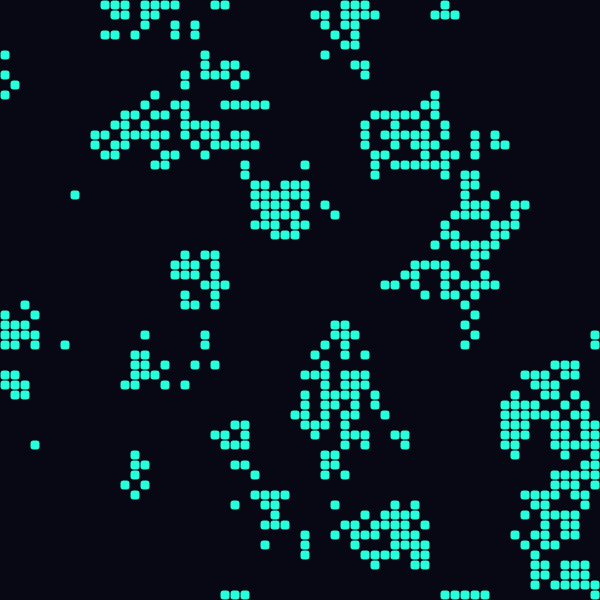
Frame 1 (no input)
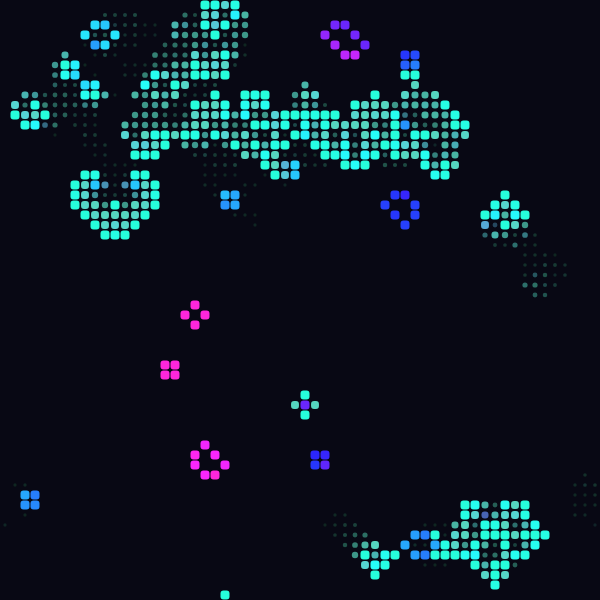
Frame 60 (no input)
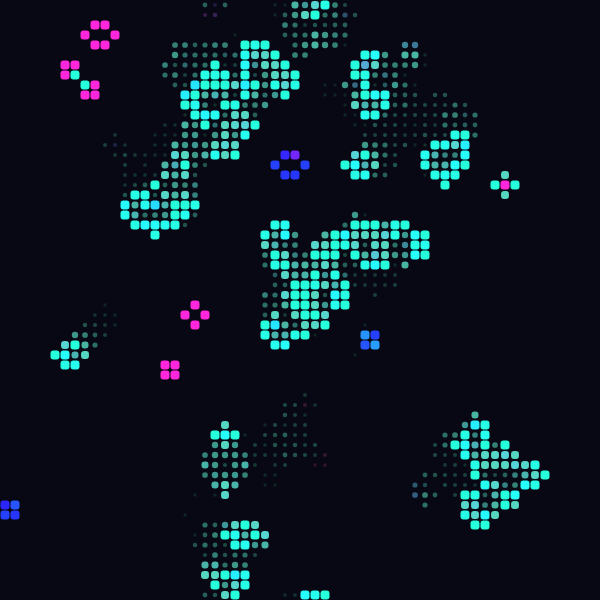
Frame 120 (the mouse pressed at the canvas centre since frame 60)

The p5.js sketch that drew these frames (run headless with seeded random() and noise() and a simulated clock; from frame 60 on, the mouse is pressed at the canvas centre):

// p5.js sketch
// ── sketch.js
/**
 * Projeto Final - Parte 1: Autômato Celular Orgânico
 * Simulação de colônias bioluminescentes com envelhecimento celular e rastro de energia.
 */

let cols;
let rows;
let resolution = 10; // Tamanho de cada célula em pixels
let grid;
let nextGrid;

function setup() {
  createCanvas(600, 600);
  colorMode(HSB, 360, 100, 100, 100);
  noStroke();
  frameRate(20); // Velocidade controlada para melhor observação da evolução

  cols = floor(width / resolution);
  rows = floor(height / resolution);

  grid = create2DArray(cols, rows);
  nextGrid = create2DArray(cols, rows);

  initGrid();
}

function draw() {
  background(240, 60, 8, 100); // Fundo escuro azul-noturno

  // Permite ao usuário desenhar novas células clicando/arrastando o mouse
  handleMouseInput();

  // Renderiza o estado atual e calcula a próxima geração
  for (let i = 0; i < cols; i++) {
    for (let j = 0; j < rows; j++) {
      let cell = grid[i][j];

      // Desenha a célula se estiver viva ou se ainda tiver energia residual (rastro)
      if (cell.state === 1 || cell.energy > 0.05) {
        drawCell(i, j, cell);
      }

      // Aplica as regras de transição para a próxima geração
      computeNextGeneration(i, j);
    }
  }

  // Atualiza a grade principal com os valores calculados
  swapGrids();
}

// Cria uma matriz 2D inicializada com objetos de célula
function create2DArray(c, r) {
  let arr = new Array(c);
  for (let i = 0; i < c; i++) {
    arr[i] = new Array(r);
    for (let j = 0; j < r; j++) {
      arr[i][j] = {
        state: 0,   // 0 = morta, 1 = viva
        age: 0,     // Tempo de vida contínuo da célula
        energy: 0   // Energia residual para suavização visual (rastro)
      };
    }
  }
  return arr;
}

// Inicializa a grade usando Perlin Noise para criar aglomerados mais naturais
function initGrid() {
  noiseSeed(millis());
  let noiseScale = 0.15;

  for (let i = 0; i < cols; i++) {
    for (let j = 0; j < rows; j++) {
      let n = noise(i * noiseScale, j * noiseScale);
      if (n > 0.52 && random(1) < 0.6) {
        grid[i][j].state = 1;
        grid[i][j].age = 1;
        grid[i][j].energy = 1.0;
      } else {
        grid[i][j].state = 0;
        grid[i][j].age = 0;
        grid[i][j].energy = 0;
      }
    }
  }
}

// Desenha cada célula com base na sua idade e energia
function drawCell(i, j, cell) {
  let x = i * resolution;
  let y = j * resolution;

  // Mapeia a idade da célula para o matiz (Hue): nasce ciano (170) e envelhece até magenta/roxo (310)
  let hueVal = map(constrain(cell.age, 1, 50), 1, 50, 170, 310);
  let satVal = cell.state === 1 ? 85 : 60;
  let briVal = map(cell.energy, 0, 1, 10, 100);

  fill(hueVal, satVal, briVal);

  // Células vivas são ligeiramente maiores e arredondadas; rastros são menores
  let sizeMod = map(cell.energy, 0, 1, resolution * 0.3, resolution * 0.9);
  let offset = (resolution - sizeMod) * 0.5;
  
  rect(x + offset, y + offset, sizeMod, sizeMod, 3);
}

// Calcula o próximo estado da célula (i, j)
function computeNextGeneration(i, j) {
  let current = grid[i][j];
  let neighbors = countAliveNeighbors(i, j);

  let nextState = current.state;
  let nextAge = current.age;
  let nextEnergy = current.energy;

  if (current.state === 0 && neighbors === 3) {
    // Reprodução: célula nasce
    nextState = 1;
    nextAge = 1;
    nextEnergy = 1.0;
  } else if (current.state === 1 && (neighbors < 2 || neighbors > 3)) {
    // Solidão ou Superpopulação: célula morre, mas mantém energia que decai aos poucos
    nextState = 0;
    nextEnergy = current.energy * 0.82;
  } else if (current.state === 1) {
    // Sobrevivência: célula envelhece e mantém energia máxima
    nextState = 1;
    nextAge = current.age + 1;
    nextEnergy = 1.0;
  } else {
    // Continua morta: decaimento gradual do rastro energético e da idade residual
    nextState = 0;
    nextEnergy = current.energy * 0.82;
    if (nextEnergy < 0.05) {
      nextEnergy = 0;
      nextAge = 0;
    }
  }

  // Decaimento espontâneo por velhice extrema (evita estruturas eternamente estáticas)
  if (nextAge > 120 && random(1) < 0.05) {
    nextState = 0;
  }

  nextGrid[i][j].state = nextState;
  nextGrid[i][j].age = nextAge;
  nextGrid[i][j].energy = nextEnergy;
}

// Conta vizinhos vivos usando bordas toroidais (wrap-around)
function countAliveNeighbors(x, y) {
  let sum = 0;
  for (let i = -1; i <= 1; i++) {
    for (let j = -1; j <= 1; j++) {
      if (i === 0 && j === 0) continue;
      let col = (x + i + cols) % cols;
      let row = (y + j + rows) % rows;
      sum += grid[col][row].state;
    }
  }
  return sum;
}

// Transfere os dados de nextGrid para grid sem realocar memória desnecessariamente
function swapGrids() {
  for (let i = 0; i < cols; i++) {
    for (let j = 0; j < rows; j++) {
      grid[i][j].state = nextGrid[i][j].state;
      grid[i][j].age = nextGrid[i][j].age;
      grid[i][j].energy = nextGrid[i][j].energy;
    }
  }
}

// Interação com o mouse: permite "pintar" vida na grade
function handleMouseInput() {
  if (mouseIsPressed && mouseX >= 0 && mouseX < width && mouseY >= 0 && mouseY < height) {
    let mx = floor(mouseX / resolution);
    let my = floor(mouseY / resolution);

    // Ativa uma pequena vizinhança 3x3 ao redor do cursor
    for (let i = -1; i <= 1; i++) {
      for (let j = -1; j <= 1; j++) {
        let col = (mx + i + cols) % cols;
        let row = (my + j + rows) % rows;
        if (random(1) < 0.75) {
          grid[col][row].state = 1;
          grid[col][row].age = 1;
          grid[col][row].energy = 1.0;
        }
      }
    }
  }
}

// Reinicia a simulação ao pressionar a tecla 'R' ou 'r'
function keyPressed() {
  if (key === 'r' || key === 'R') {
    initGrid();
  }
}
